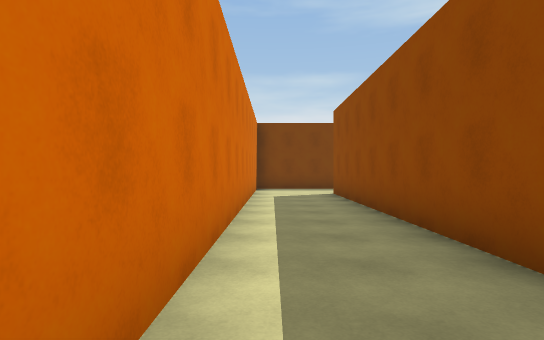
view 1 (above)

23 first-person views from a walk through a scene from a Unity 3-D project. The camera is 1.4 m above the floor, looks level and sees 80° across. The floor is counted in squares, 2 m on a side. Each view is taken from the middle of a square. On the plan, view 1 faces up. The plan holds only what a view shows up to about 10 squares ahead; the rest is blank. The place goes on beyond the plan. The player is left out.

view 2
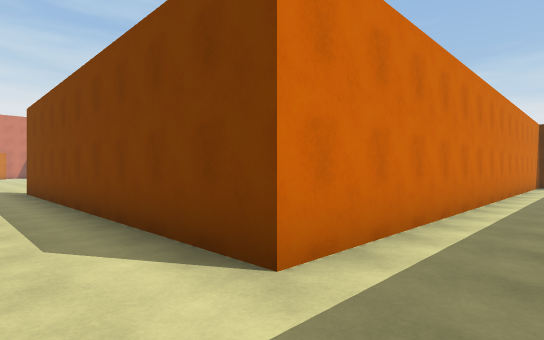

view 3
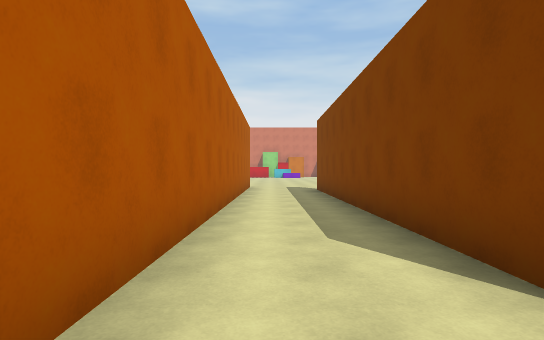

view 4
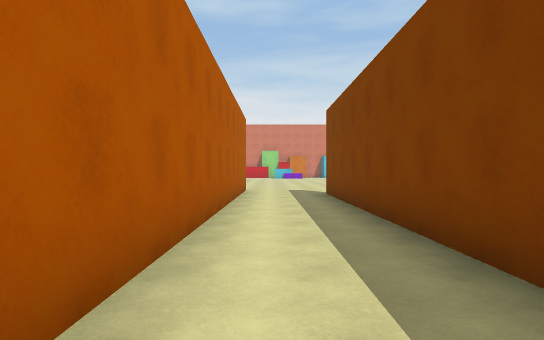

view 5
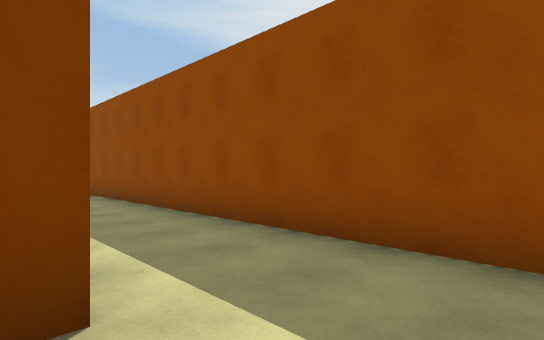

view 6
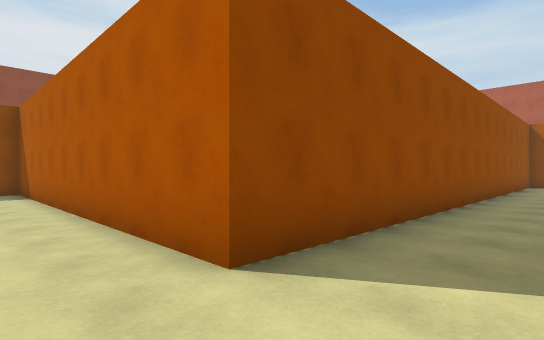

view 7
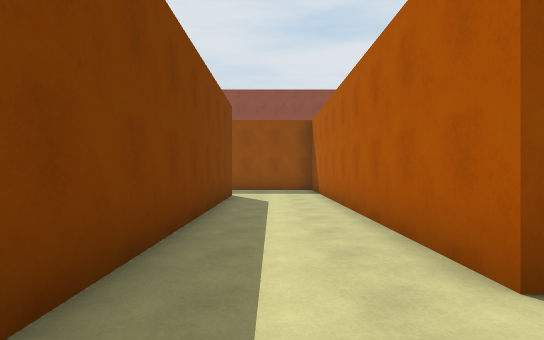

view 8
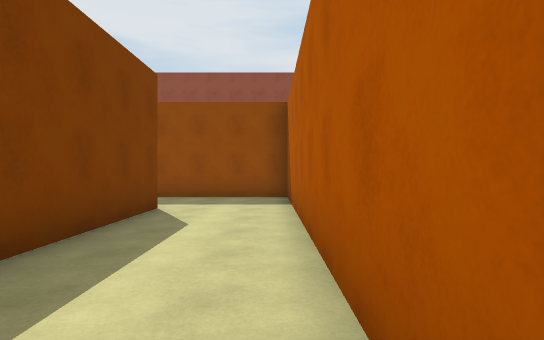

view 9
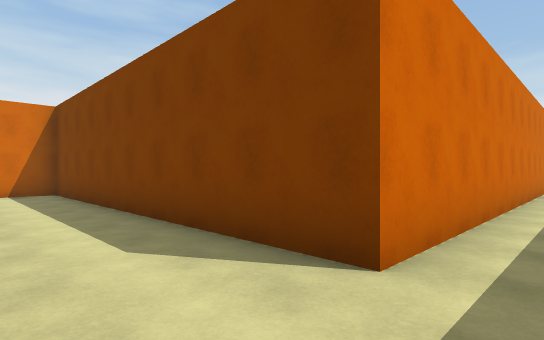

view 10
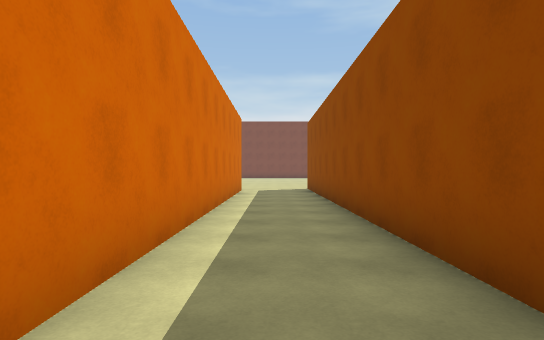

view 11
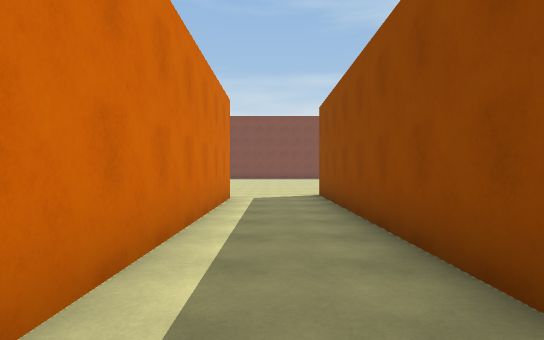

view 12
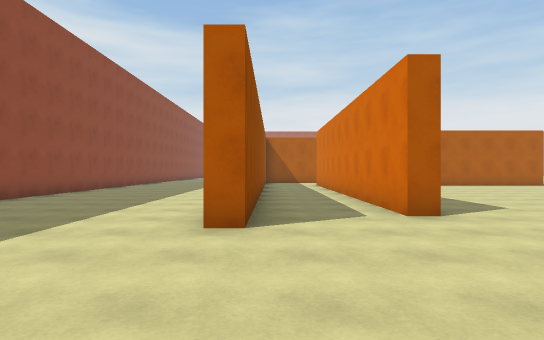

view 13
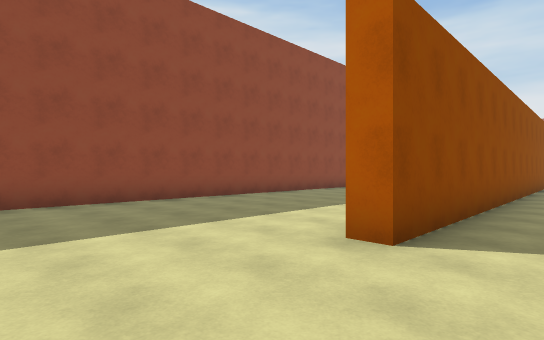

view 14
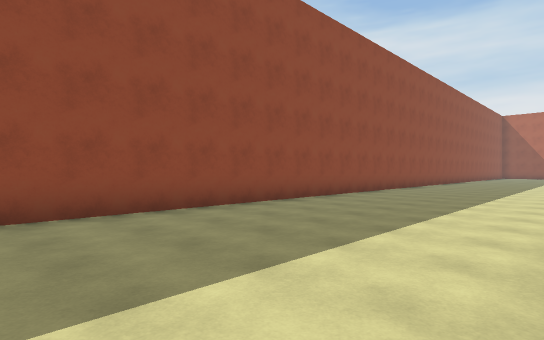

view 15
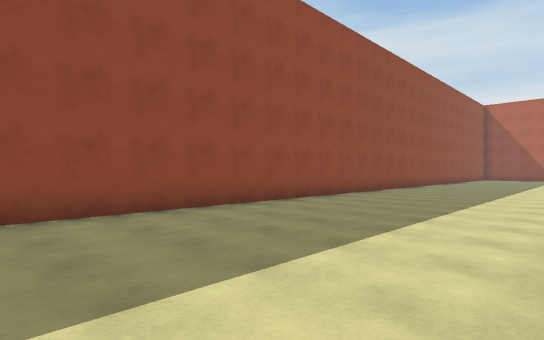

view 16
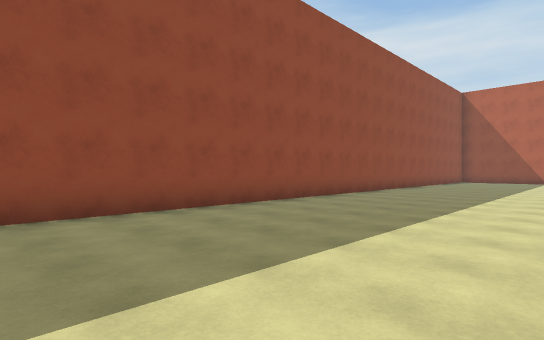

view 17
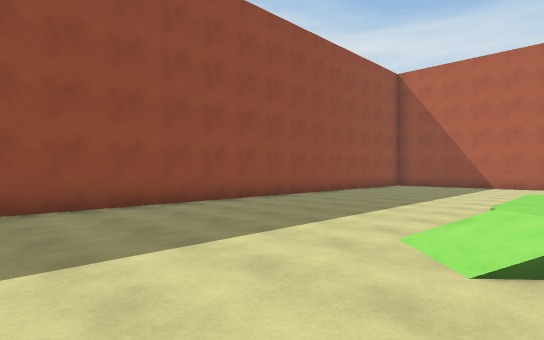

view 18
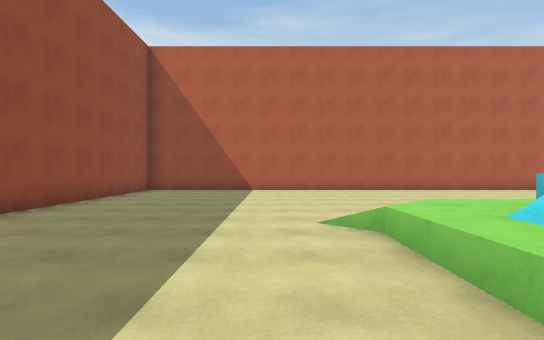

view 19
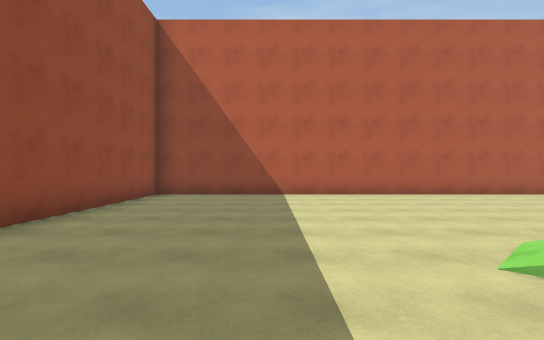

view 20
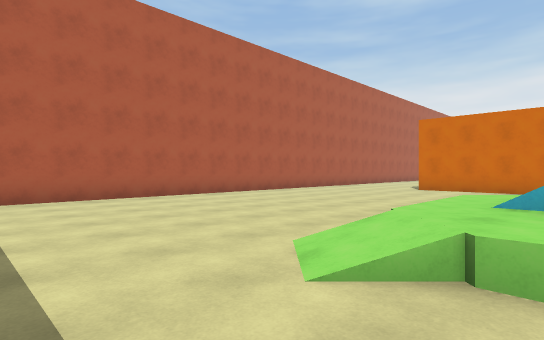

view 21
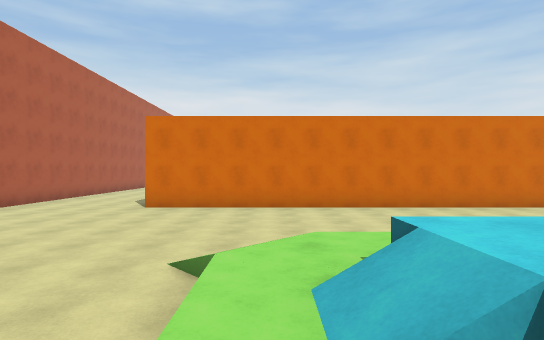

view 22
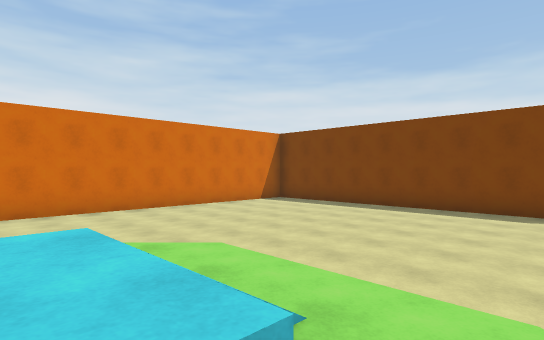

view 23
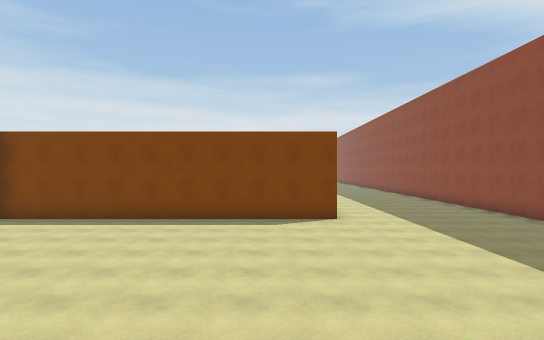

### Floor plan
Key: @ floor where view 1 was taken; # wall or solid block; . main floor; : floor 0.5 m higher than the main floor; + floor 1.25 m higher than the main floor; / step, stairs or slope; B green block; C cyan block.
Columns run from 11 left of view 1 to 18 right of it. Each row starts with its distance up from view 1.
 27                       .
 26                      ......
 25                     .........#
 24                    ..........#
 23                   ....#......#
 22                   ..#.#......#
 21                  ...#.#......#
 20                 ... #.#......#
 19                .... #.#......#
 18                ...  #.#......#
 17                ...  #.#......#
 16                     #.#......#
 15                     #.#......#
 14                     #.#......#
 13                    ##.#......#
 12           ##########..#......#
 11           #...........#......#
 10           #...........#......#
  9           #..##########......#
  8           #..#...............#
  7           #..#...............#
  6           #..#...............#
  5           #..#...............#
  4           #..#...............#
  3           #..#...............#
  2           #..#....///.//.....#
  1           #..#..   //C/B.....#
  0           #@.#....  ++//.....#
 -1           #..#.....//C//.....#
 -2 .##########..#..../B:::B.....#
 -3 .............#...../../......#
 -4 .............#...............#
 -5 ##############...............#
 -6             .................#
 -7             .................#
 -8             .................#
 -9             ...   ...........#
-10             ##   #############

Where each view was taken, in squares from view 1:
view 1: 0 up, 0 right, facing up
view 2: 4 down, 1 right, facing up-left
view 3: 4 down, 1 right, facing left
view 4: 4 down, 1 left, facing left
view 5: 4 down, 1 left, facing up-right
view 6: 11 up, 0 right, facing down-right
view 7: 11 up, 0 right, facing right
view 8: 10 up, 3 right, facing right
view 9: 10 up, 10 right, facing up-left
view 10: 11 up, 10 right, facing up
view 11: 14 up, 10 right, facing up
view 12: 27 up, 11 right, facing down
view 13: 26 up, 10 right, facing down-right
view 14: 22 up, 12 right, facing down-right
view 15: 16 up, 12 right, facing down-right
view 16: 11 up, 12 right, facing down-right
view 17: 5 up, 11 right, facing down-right
view 18: 2 up, 13 right, facing down
view 19: 0 up, 14 right, facing down
view 20: 1 down, 14 right, facing down-left
view 21: 2 down, 11 right, facing left
view 22: 0 up, 11 right, facing up-left
view 23: 0 up, 10 right, facing up
